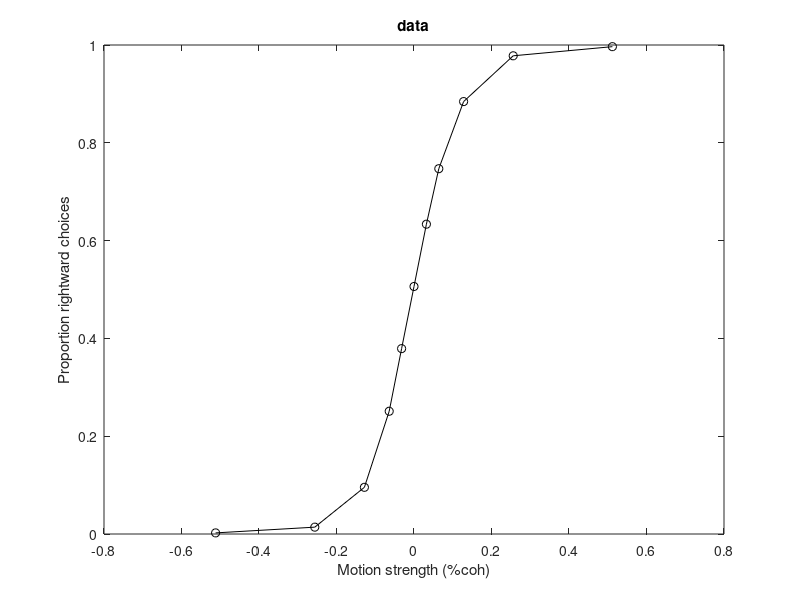

Recreate this plot in MATLAB. (Note: this script raises an error after producing the figure.)
% Tutorial on behavioral data analysis/modeling
% CRF : Hopkins-Janelia Bootcamp 2023


% code can be found here: https://github.com/Fetschlab/Bootcamp
% can download as .zip and put in any local folder.

% then change this to your folder, or comment it out:
cd /Users/chris/Documents/Teaching/Bootcamp



%%  1.1 - load and plot some real monkey data

clear; close all
load dots_data

% 'data' is a struct with fields:
% direction : motion direction of the stimulus, 0/180 = right/left
% coherence : motion coherence (proportion of dots moving in the assigned dir)
% scoh : 'signed' coherence, where positive = rightward
% choice : animal's choice, 1=right, 0=left
% RT : reaction time, in seconds
% correct : 1=correct, 0=error

% create indexing (looping) variable
cohs = unique(data.scoh)

% preallocate 
pRight = nan(length(cohs),1);
n = nan(length(cohs),1);
for c = 1:length(cohs) % loop over signed coherence
    I = data.scoh==cohs(c); % find trials with w this particular coh
    n(c) = sum(I); % how many?
    pRight(c) = sum(I & data.choice==1) / n(c); % proportion of those trials where the choice was "right"
end
% % normally we'd want error bars, so here's the formula for standard error
% % of a proportion (derivation left as an exercise for the reader :)
% pRightSE = sqrt( (pRight.*(1-pRight)) ./ n );
% % but it's so tiny with this many trials, we can ignore it for now

figure; plot(cohs,pRight,'ko-');
title('data');
xlabel('Motion strength (%coh)');
ylabel('Proportion rightward choices');
changeAxesFontSize(gca,15,15);



%%  1.2 - descriptive model: logistic regression

% a first step is to quantify how the outcome, or dependent, variable
% (choice) varies as a function of the independent variable (coherence)

% For most outcome variables it is fine to use linear regression: y = mx+b!
% But proportions/probabilities are bounded at 0 and 1, so we use
% logistic regression: log(P/(1-P)) = mx+b
% or more commonly, logit(P) = beta0 + beta1*x + ...

% logit is a synonym for log odds,
% odds is P/(1-P) (often used in betting, eg "4 to 1 odds" = 0.8 or 80% probability)
% so logit(P) = log(P/(1-P))

% The inverse of the logit function is the logistic function: 
% P = 1 / (1 + exp(-(beta_0 + beta1*x)))
% So you often see it written this way. This is how you'd actually
% calculate the probabilities given the beta terms.

% The simplest logistic regression model for a choice function (or 
% 'psychometric' function) has two parameters (betas):
% a slope and a bias (equiv to slope and intercept for linear reg)

% The slope term is just a constant multiplied by a single independent
% variable (here, coh), but you can build a logistic model with any number
% of explanatory variables, and their (nonlinear) interactions. It is a
% very flexible and powerful tool, part of a larger family of *generalized
% linear models* (GLMs) which you will likely learn more about later.

% (On your own you can check out any number of video tutorials online)


%%  1.3 - likelihood and binomial probability

% The best-fitting model is the one that maximizes the *likelihood* of the
% data given the model parameters

% Likelihood, P(data | model), is often calculated by assuming a particular
% parametric form of the probability distribution.

% Since our outcome variable is binary, the relevant distribution is the
% binomial distribution -- and if we are treating each trial as an
% independent event, we use the special case of the binomial dist for n=1,
% known as the Bernoulli distribution.

% For any a particular value of the slope and bias terms, the logistic
% model specifies the probability of a rightward choice (y) given a
% coherence (x).

% Using this model-based probability (P), the Likelihood of
% each trial is simply P if the choice was rightward (1), or 1-P if the
% choice was leftward (0).

% Let's make an initial guess for the parameters and calculate the
% single-trial likelihoods:
beta_0 = 0; % assume no bias
beta1 = 10; % random-ish guess
pR = nan(length(cohs),1);
for c = 1:length(cohs) % loop over signed coherence
    B = beta_0 + beta1*cohs(c);
    pR(c) = logistic(B);
end
figure; plot(cohs,pR,'ms-'); title('guess')
xlabel('Motion strength (%coh)');
ylabel('Proportion rightward choices');
changeAxesFontSize(gca,15,15);
% good enough!


% calculate Likelihoods
pR_model = nan(length(data.choice),1);
Lik = nan(length(data.choice),1);
for t = 1:length(data.choice) % loop over trials
    cohInd = data.scoh(t)==cohs;
    pR_model(t) = pR(cohInd);
    if data.choice(t)==1
        Lik(t) = pR_model(t);
    else
        Lik(t) = 1-pR_model(t);
    end
end
% (offline coding exercise: rewrite this without using a FOR loop)



% A snapshot of what we've done:
['    scoh       choice      pR_model     Likelihood']
[data.scoh(1:10) data.choice(1:10) pR_model(1:10) Lik(1:10)]
% In partuclar compare rows 3+4 vs. 5: in 5 the coh was positive (right)
% but monkey chose left, an error that was not well predicted by the
% model (expected pRight for that trial was high). Thus, the likelihood is
% low, 1-Pr.


% The full likelihood for the  dataset would be the product of all the
% individual likelihoods (joint probability). This calculation is made much
% simpler if we take the log-likelihood. Then we can just sum them up, 
% because log turns products into sums.


%%  1.4 - optimization

% Now that we know how to calculate the Likelihood, we could write an
% optimization function that iteratively searches over values of slope
% and bias until the Likelihood is maximal -- this is the best-fitting
% model

% Fortunately Matlab has done that for us in a very simple package, one
% that can be used for much more complicated models than just the
% 2-parameter logistic so it is worth knowing. It's called glmfit.

X = data.scoh;
y = data.choice;
    % NOTE that we are not fitting the proportions, we are fitting
    % individual trials! This is more powerful and accurate.
[Beta, ~, stats] = glmfit(X, y, 'binomial');
% (for afficionados: glmfit automatically includes a 'column of zeroes'
% in the design matrix X, to estimate the bias term)


Beta
% Beta is a two-vector with [beta0, beta1] or [bias, slope]
% Notice the bias is almost zero. The slope is in units that are not
% intuitive, because remember it's logit(P) = slope*x + bias
% but it's still true that the higher the number the steeper the slope

%% 1.4.1

% to plot our best fitting model vs. the data points, can use glmval to
% give the model-based probability of rightward given the params:

figure; set(gcf,'Color',[1 1 1],'Position',[300 500 1000 450]);
title('logistic fit')
yVals = glmval(Beta,cohs,'logit');
subplot(1,2,1); plot(cohs,pRight,'ko');
hold on; plot(cohs,yVals,'r*');
xlabel('Motion strength (%coh)');
ylabel('Proportion rightward choices');
changeAxesFontSize(gca,15,15);

% even better, when you have a model you can generate smooth curves by
% interpolating your X values:
cohsInterp = cohs(1):0.001:cohs(end);
yVals = glmval(Beta,cohsInterp,'logit');
subplot(1,2,2); plot(cohs,pRight,'ko');
hold on; plot(cohsInterp,yVals,'r-');
xlabel('Motion strength (%coh)');
ylabel('Proportion rightward choices');
changeAxesFontSize(gca,15,15);



%%  1.5 - sidebar: comparing accuracy alone can be misleading

clearvars -except cohs
close all
clc

ntrials = 50000;

% errors can occur because of bias, or because of signal-to-noise
% (sensitivity, measured by the slope)

% simulate some data with large slope but also large bias
Beta2 = [2.5 18]';
scoh = nan(ntrials,1);
choice = nan(ntrials,1);
for t = 1:ntrials
    scoh(t) = randsample(cohs,1,'true');
    P = glmval(Beta2,scoh(t),'logit');
    choice(t) = binornd(1,P);
end
correct = zeros(ntrials,1);
correct(scoh>0 & choice==1) = 1;
correct(scoh<0 & choice==0) = 1;
correct(scoh==0) = randn>0;
pctCorr1 = sum(correct)/ntrials

% plot
pRight1 = nan(length(cohs),1);
n = nan(length(cohs),1);
for c = 1:length(cohs)
    I = scoh==cohs(c);
    n(c) = sum(I);
    pRight1(c) = sum(I & choice==1) / n(c);
end
figure(5); clf;
plot(cohs,pRight1(:,1),'ko-');
xlabel('Motion strength (%coh)');
ylabel('Proportion rightward choices');
changeAxesFontSize(gca,15,15);


%% 1.5.1

% now simulate unbiased choices but with lower slope (less sensitivity)
Beta2 = [0 8]';
scoh = nan(ntrials,1);
choice = nan(ntrials,1);
for t = 1:ntrials
    scoh(t) = randsample(cohs,1,'true');
    P = glmval(Beta2,scoh(t),'logit');
    choice(t) = binornd(1,P);
end
correct = zeros(ntrials,1);
correct(scoh>0 & choice==1) = 1;
correct(scoh<0 & choice==0) = 1;
correct(scoh==0) = randn>0;
pctCorr2 = sum(correct)/ntrials

% plot
pRight2 = nan(length(cohs),1);
n = nan(length(cohs),1);
for c = 1:length(cohs)
    I = scoh==cohs(c); 
    n(c) = sum(I);
    pRight2(c) = sum(I & choice==1) / n(c);
end
figure(5); hold on; plot(cohs,pRight2(:,1),'bs-');
changeAxesFontSize(gca,15,15);


% accuracy (percent correct) will be about the same, but clearly this
% does not tell the whole story



%%  2.1 - signal-detection theory (SDT)

clear scoh
ntrials = 50000;

% A logistic model is nice but merely descriptive. It describes average
% behavior over ensembles of trials (a given set of independent variables),
% but we want to know how the brain makes a decision on a single trial.
% For this we need a mechanistic or 'process' model.

% (Sometimes this is described is a 'generative' model, but that term is
% used differently in some areas of research)

% In SDT, a stimulus is said to give rise to a noisy 'observation' or
% measurement (in the brain). You can think of it as something like the
% number of spikes in a population of neurons over a given time interval.
% (This makes most sense for detecting a faint signal embedded in noise;
% in the case of discriminating or categorizing stimuli (eg Left/Right)
% it's better to think of the observation as the difference in spike counts 
% between two populations, one selective for Right and the other for Left)

% The observation is thus a random variable with some distribution. Let's
% assume Gaussian, with mean proportional to the stimulus strength (coh).
% For simplicity we'll assume the standard deviation is a constant

k = 8; % proportionality constant converting coh to the mean of the signal distribution
sigma = 1; % s.d. of the signal distribution 
scoh = nan(ntrials,1);
obs = nan(ntrials,1);
choice = nan(ntrials,1);
for t = 1:ntrials
    scoh(t) = randsample(cohs,1,'true');
    mu = k*scoh(t);
    obs(t) = normrnd(mu, sigma);
    
    % SDT also involves a criterion:
    % if the obs is greater than the criterion you make a certain choice.
    % because coherence is signed, the obvious criterion is simply zero; if 
    % greater than zero, choose Right, else choose Left
    if obs(t)>0
        choice(t)=1;
    else
        choice(t)=0;
    end
end
pRight = nan(length(cohs),1);
n = nan(length(cohs),1);
for c = 1:length(cohs)
    I = scoh==cohs(c);
    n(c) = sum(I);
    pRight(c) = sum(I & choice==1) / n(c);
end
figure(6); clf;
plot(cohs,pRight,'go-');
xlabel('Motion strength (%coh)');
ylabel('Proportion rightward choices');
title('simulated data: SDT');
changeAxesFontSize(gca,15,15);


% For today we'll stop at stimulation, but this model could be fit to data
% and used to generate hypotheses about the neural basis of signal, noise,
% and criterion. 

% So although it still seems rather abstract, SDT was among the first
% generative/process models for perception that could be  translated into a
% so-called 'linking hypothesis'; this was arguably the genesis of
% (sensory) systems neuroscience

% (BACK TO SLIDES)





%%  2.2 - what if we want to explain more than just the choice?

% Often we measure some other aspect of behavior and ask whether it arises 
% from the same process in the brain. If so, our process model should be
% able to explain both variables. A good example is choice + response time. 

clear; close all
load dots_data

cohs = unique(data.scoh);
pRight = nan(length(cohs),1);
meanRT = nan(length(cohs),1);
n = nan(length(cohs),1);
for c = 1:length(cohs) % loop over signed coherence
    I = data.scoh==cohs(c); % find trials with w this particular coh
    n(c) = sum(I); % how many?
    pRight(c) = sum(I & data.choice==1) / n(c); % proportion of those trials where the choice was "right"
    meanRT(c) = mean(data.RT(I));
    % % again we should always consider (and plot) error/dispersion in data
    % % (standard errors or confidence intervals), which for RT would be:
    % RTse(c) = std(data.RT(I))/sqrt(n(c)); ...
    % % but we'll ignore it for this exercise
end

figure; set(gcf,'Color',[1 1 1],'Position',[300 500 450 600]);
title('data: choice + RT');

subplot(2,1,1); plot(cohs,pRight,'bo-');
xlabel('Motion strength (%coh)'); ylabel('Proportion rightward choices');
changeAxesFontSize(gca,15,15);

subplot(2,1,2); plot(cohs,meanRT(:,1),'ro-');
xlabel('Motion strength (%coh)'); ylabel('Reaction time (ms)');
changeAxesFontSize(gca,15,15);

%%  2.2.1 - what kind of process can explain choice + RT?

% SDT has no explicit time dimension and thus cannot explain RT

% So we turn to bounded evidence accumulation,
% e.g. the drift-diffusion model (DDM)

% Let's simulate it.

% The model has at least two, and usually three parameters 
% (play around with these to see their effects)
k = 0.3; % 'drift rate' or sensitivity term: a constant converting stimulus strength into units of 'momentary' evidence
B = 25; % height of the bound, or threshold, for decision termination
Tnd = 300; % non-decision time: sensory and motor delays distinct from the decision process
% ^ or this can be expressed as a distribution, ie assumed o vary across trials (more natural but adds free param(s))
% and:
% this is sometimes a 4th free parameter but for simplicty we fix it to 1
sigma = 1; % standard deviation of momentary evidence

ntrials = 50000;

data = simDDM_simple_forBootcamp(ntrials,k,sigma,B,Tnd);
% (walk through it, if there's time)



%%  2.3 - a critical step in almost any modeling effort: PARAMETER RECOVERY

% Of course we want to do more than just simulate data that look reasonable.
% We want to actually *fit* our process model to the data.  Why?
% (1) to verify that the model is a reasonable one
% (2) to compare goodness of fit across different candidate models
% (3) to compare fitted parameters across conditions/subjects and thereby
%     generate hypotheses as to what might differ

% But before we can trust our model fits, we should check that
% our experiment and fitting code are capable, in principle, of correctly
% arriving at the 'ground truth'. To do this we can generate fake data
% by SIMULATING the model (in which case obviously we know the ground truth
% aka the generative parameters), then FIT the fake data to try and recover
% those params.


% (for more see e.g. Wilson & Collins 2019,
% Ten simple rules for the computational modeling of behavioral data
% https://github.com/AnneCollins/TenSimpleRulesModeling/ )


% As with the logistic, we need an expression for the likelihood: the
% probability of observing the data given a set of model params.

% Choice is still just a binary outcome and hence Bernoulli distributed.
% But what is the expected pRight for each coherence? And there's no
% a priori reason to assert any particular distribution for RT.

% This is where process models differ from descriptive: we need the
% probability density of these variables under the model. This can be 
% generated by simulation, but that's very slow when we want to iterate 
% many times, as we need to do for optimization.

% Luckily smart folks have derived closed-form expressions for pRight (it
% happens to be a logistic function of drift rate times bound!), and
% RT (not intuitively obvious), at least for simple DDMs.

% These are: 
% pRight = 1 / (1 + exp(-2*k*C*B)) % (look familiar?)
% meanRT = B/k*C * tanh(k*C*B)

% See Shadlen et al. 2006 for the derivations.

guess = [k B Tnd]; % assumes sigma=1
[fit,~] = Dots_fitDDM_1D_noConf(guess,data.scoh,data.choice,round(data.RT*1000)); % convert RT back to ms, for legacy reasons
subplot(2,1,1); title('simulated data with DDM fit');

% compare generative and fitted params:
[k fit(1) ; B fit(2) ; Tnd fit(3)]

% Nice!

% (NOTE the cool thing is that the above equations, used in the fitting
% routine, appear nowhere in the simulation code. All the simulation does
% is generate Gaussian random numbers and sum them up. The fitting code 
% uses the analytical solutions for the mean RT and pRight, and so the fact
% that they can recover the generative parameters is a kind of proof that 
% the equations are correct.)

% Now it won't always be the case that there is a closed-form solution for
% the distributions or even expected values of variables in a given model.
% If that's the case, there are other methods for estimating likelihoods,
% most of which involve something akin to simulation (aka 'Monte-Carlo'
% methods, MCMC, BADS, etc). These are out of our current scope but will
% send some refs.


%%  2.4 - now that we've proven we can recover generative params, let's fit the real data

clear; close all
load dots_data

% guess = [1 10 500]; % cheating a bit since I know the fitted params...
guess = [1 10 500]; % ...but turns out these don't have to be very close at all
[fit,~] = Dots_fitDDM_1D_noConf(guess,data.scoh,data.choice,round(data.RT*1000));
subplot(2,1,1); title('real data with DDM fit');

k = fit(1)
B = fit(2)
Tnd = fit(3)

% seems pretty good except for RTs at low coh -- something to make a new
% hypothesis about? or tweak the model to better explain it?


% BACK TO SLIDES (if time): more on "why do we care?"




%%  3.1 (if time) - another kind of behavioral modeling: RL and bandit-type tasks

clear

% Again see Wilson & Collins 2019, and/or search on your own for 
% Rescorla-Wagner and bandit problems.

T = 100; % num trials
mu = [0.2 0.8]; % reward probabilities
alpha = 0.05; % learning rate
beta = 5; % inverse temperature

[choice, ~] = simulate_M3RescorlaWagner_v1(T, mu, alpha, beta);

win = 10; % window width for smoothing choice probabilities
convKernel = fspecial('average', [1 win]);
chSmooth = conv(convKernel,choice);
chSmooth = chSmooth(win/2:end-win);

% plot the learning curve
figure; plot(chSmooth);
ylim([0.9 2.1]);
xlabel('Trials');
ylabel('Choices (smoothed): 2 is ''correct''')
title('learning curve');



%%  3.1.1 - now try non-stationary bandit

T = 1000; % num trials
mu = [0.3 0.7]; % reward probabilities
alpha = 0.1; % learning rate
beta = 5; % inverse temperature
swProb = 0.01; % probability of switching Mu's 

[choice, rew, Mu] = simulate_M3RescorlaWagner_nonStationary(T, mu, alpha, beta, swProb);

win = 10; % window width for smoothing choice probabilities
convKernel = fspecial('average', [1 win]);
chSmooth = conv(convKernel,choice);
chSmooth = chSmooth(win/2:end-win/2);

figure;
[AX,H1,H2] = plotyy(1:T,chSmooth,1:T,Mu);
set(H1,'color','blue');
set(H2,'color','green','LineWidth',2)
ylim([0.9 2.1]);
xlabel('Trials');
ylabel('Choices (smoothed)')
 
% see also:
% Bari, B. A. et al. Stable Representations of Decision Variables
% for Flexible Behavior. Neuron 103, 922-933.e7 (2019).
  


%% more cool stuff to play with on your own:

% https://pubmed.ncbi.nlm.nih.gov/33412101/
% https://github.com/nicholas-roy/PsyTrack










